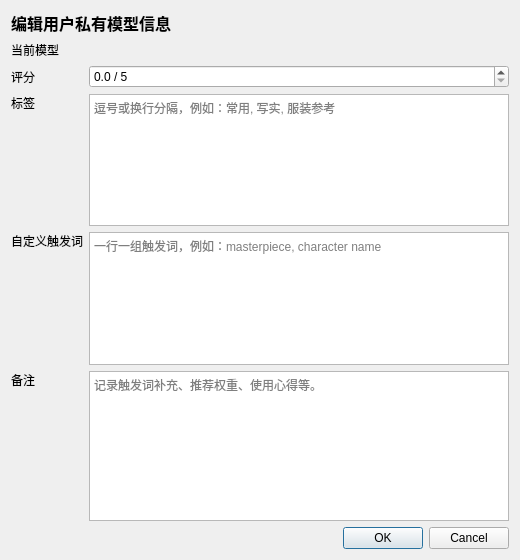
<?xml version="1.0" encoding="UTF-8"?>
<ui version="4.0">
 <class>ModelNoteDialog</class>
 <widget class="QDialog" name="ModelNoteDialog">
  <property name="windowTitle">
   <string>模型评分、备注与触发词</string>
  </property>
  <property name="geometry">
   <rect>
    <x>0</x>
    <y>0</y>
    <width>520</width>
    <height>560</height>
   </rect>
  </property>
  <layout class="QVBoxLayout" name="verticalLayout">
   <item>
    <widget class="QLabel" name="lblTitle">
     <property name="text">
      <string>编辑用户私有模型信息</string>
     </property>
     <property name="styleSheet">
      <string notr="true">font-size: 16px; font-weight: bold;</string>
     </property>
    </widget>
   </item>
   <item>
    <widget class="QLabel" name="lblModelName">
     <property name="text">
      <string>当前模型</string>
     </property>
     <property name="wordWrap">
      <bool>true</bool>
     </property>
    </widget>
   </item>
   <item>
    <layout class="QFormLayout" name="formLayout">
     <item row="0" column="0">
      <widget class="QLabel" name="lblRating">
       <property name="text">
        <string>评分</string>
       </property>
      </widget>
     </item>
     <item row="0" column="1">
      <widget class="QDoubleSpinBox" name="spinRating">
       <property name="toolTip">
        <string>0 表示未评分；有效评分为 1-5 分，支持 0.5 分。</string>
       </property>
       <property name="decimals">
        <number>1</number>
       </property>
       <property name="minimum">
        <double>0.000000000000000</double>
       </property>
       <property name="maximum">
        <double>5.000000000000000</double>
       </property>
       <property name="singleStep">
        <double>0.500000000000000</double>
       </property>
       <property name="suffix">
        <string> / 5</string>
       </property>
      </widget>
     </item>
     <item row="1" column="0">
      <widget class="QLabel" name="lblTags">
       <property name="text">
        <string>标签</string>
       </property>
       <property name="alignment">
        <set>Qt::AlignmentFlag::AlignLeading|Qt::AlignmentFlag::AlignLeft|Qt::AlignmentFlag::AlignTop</set>
       </property>
      </widget>
     </item>
     <item row="1" column="1">
      <widget class="QPlainTextEdit" name="editTags">
       <property name="minimumSize">
        <size>
         <width>0</width>
         <height>72</height>
        </size>
       </property>
       <property name="placeholderText">
        <string>逗号或换行分隔，例如：常用, 写实, 服装参考</string>
       </property>
      </widget>
     </item>
     <item row="2" column="0">
      <widget class="QLabel" name="lblCustomTriggers">
       <property name="text">
        <string>自定义触发词</string>
       </property>
       <property name="alignment">
        <set>Qt::AlignmentFlag::AlignLeading|Qt::AlignmentFlag::AlignLeft|Qt::AlignmentFlag::AlignTop</set>
       </property>
      </widget>
     </item>
     <item row="2" column="1">
      <widget class="QPlainTextEdit" name="editCustomTriggers">
       <property name="minimumSize">
        <size>
         <width>0</width>
         <height>84</height>
        </size>
       </property>
       <property name="placeholderText">
        <string>一行一组触发词，例如：masterpiece, character name</string>
       </property>
      </widget>
     </item>
     <item row="3" column="0">
      <widget class="QLabel" name="lblNote">
       <property name="text">
        <string>备注</string>
       </property>
       <property name="alignment">
        <set>Qt::AlignmentFlag::AlignLeading|Qt::AlignmentFlag::AlignLeft|Qt::AlignmentFlag::AlignTop</set>
       </property>
      </widget>
     </item>
     <item row="3" column="1">
      <widget class="QPlainTextEdit" name="textNote">
       <property name="minimumSize">
        <size>
         <width>0</width>
         <height>150</height>
        </size>
       </property>
       <property name="placeholderText">
        <string>记录触发词补充、推荐权重、使用心得等。</string>
       </property>
      </widget>
     </item>
    </layout>
   </item>
   <item>
    <widget class="QDialogButtonBox" name="buttonBox">
     <property name="orientation">
      <enum>Qt::Orientation::Horizontal</enum>
     </property>
     <property name="standardButtons">
      <set>QDialogButtonBox::StandardButton::Cancel|QDialogButtonBox::StandardButton::Ok</set>
     </property>
    </widget>
   </item>
  </layout>
 </widget>
 <resources/>
 <connections>
  <connection>
   <sender>buttonBox</sender>
   <signal>accepted()</signal>
   <receiver>ModelNoteDialog</receiver>
   <slot>accept()</slot>
  </connection>
  <connection>
   <sender>buttonBox</sender>
   <signal>rejected()</signal>
   <receiver>ModelNoteDialog</receiver>
   <slot>reject()</slot>
  </connection>
 </connections>
</ui>
